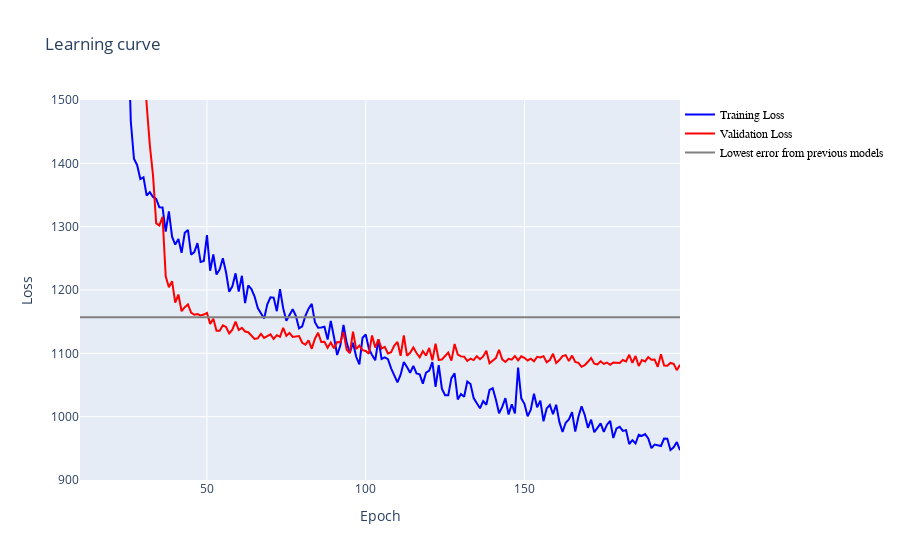

The notebook cell saved with this chart:
### Code cell
DNN_plot_loss(history,starting_epoch=10, previous_val_loss=previous_val_loss)

### Figure 1 — Plotly figure (JSON) as saved in the notebook; plotly's stock layout.template omitted (floating-point values rounded to 4 significant figures; data arrays with more than 128 entries replaced by an {"elided": "..."} marker saying what was removed)
{"data": [{"marker": {"color": "blue", "opacity": 0.5, "size": 5}, "mode": "lines", "name": "Training Loss", "type": "scatter", "x": {"elided": "190 int values"}, "y": {"elided": "190 float values"}}, {"marker": {"color": "red", "opacity": 0.5, "size": 5}, "mode": "lines", "name": "Validation Loss", "type": "scatter", "x": {"elided": "190 int values"}, "y": {"elided": "190 float values"}}, {"marker": {"color": "grey", "size": 5}, "mode": "lines", "name": "Lowest error from previous models", "type": "scatter", "x": {"elided": "190 int values"}, "y": {"elided": "190 float values"}}], "layout": {"legend": {"font": {"color": "black", "family": "sans-serif", "size": 12}, "traceorder": "normal", "x": 1, "y": 1}, "title": {"text": "Learning curve"}, "xaxis": {"range": [10, 199], "title": {"text": "Epoch"}}, "yaxis": {"range": [900, 1500], "title": {"text": "Loss"}}}}
